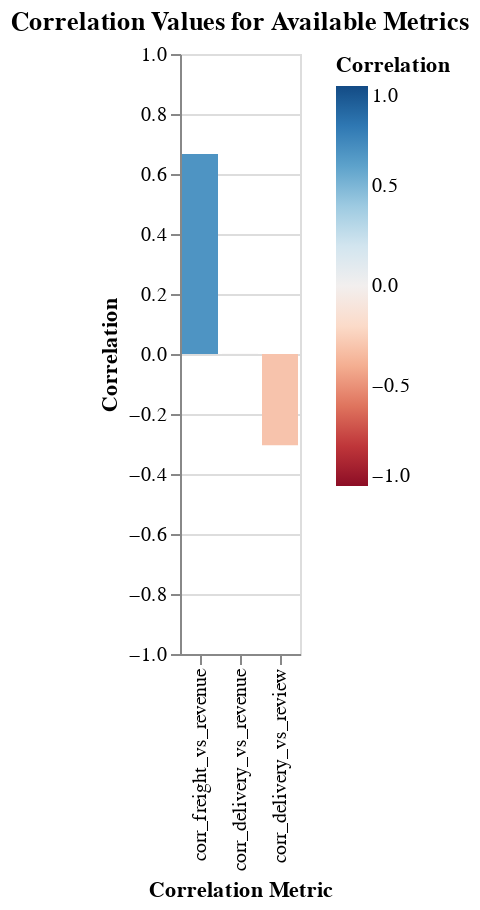

The notebook cell saved with this chart:
### Code cell
thread.plot()

### Figure 1 — Vega-Lite specification as saved in the notebook (floating-point values rounded to 4 significant figures)
{"config": {"view": {"continuousWidth": 300, "continuousHeight": 300}}, "data": {"name": "data-af801219a3ed1daa6706af08a88dd832"}, "mark": "bar", "encoding": {"color": {"field": "correlation", "scale": {"domain": [-1, 1], "scheme": "redblue"}, "title": "Correlation", "type": "quantitative"}, "tooltip": [{"field": "metric", "title": "Metric", "type": "nominal"}, {"field": "correlation", "format": ".2f", "title": "Correlation", "type": "quantitative"}], "x": {"field": "metric", "sort": "-y", "title": "Correlation Metric", "type": "nominal"}, "y": {"field": "correlation", "scale": {"domain": [-1, 1]}, "title": "Correlation", "type": "quantitative"}}, "title": "Correlation Values for Available Metrics", "transform": [{"fold": ["corr_delivery_vs_review", "corr_freight_vs_revenue", "corr_delivery_vs_revenue"], "as": ["metric", "correlation"]}], "$schema": "https://vega.github.io/schema/vega-lite/v5.json", "datasets": {"data-af801219a3ed1daa6706af08a88dd832": [{"corr_delivery_vs_review": -0.3045, "corr_freight_vs_revenue": 0.6667, "corr_delivery_vs_revenue": 0.0005593}]}}
